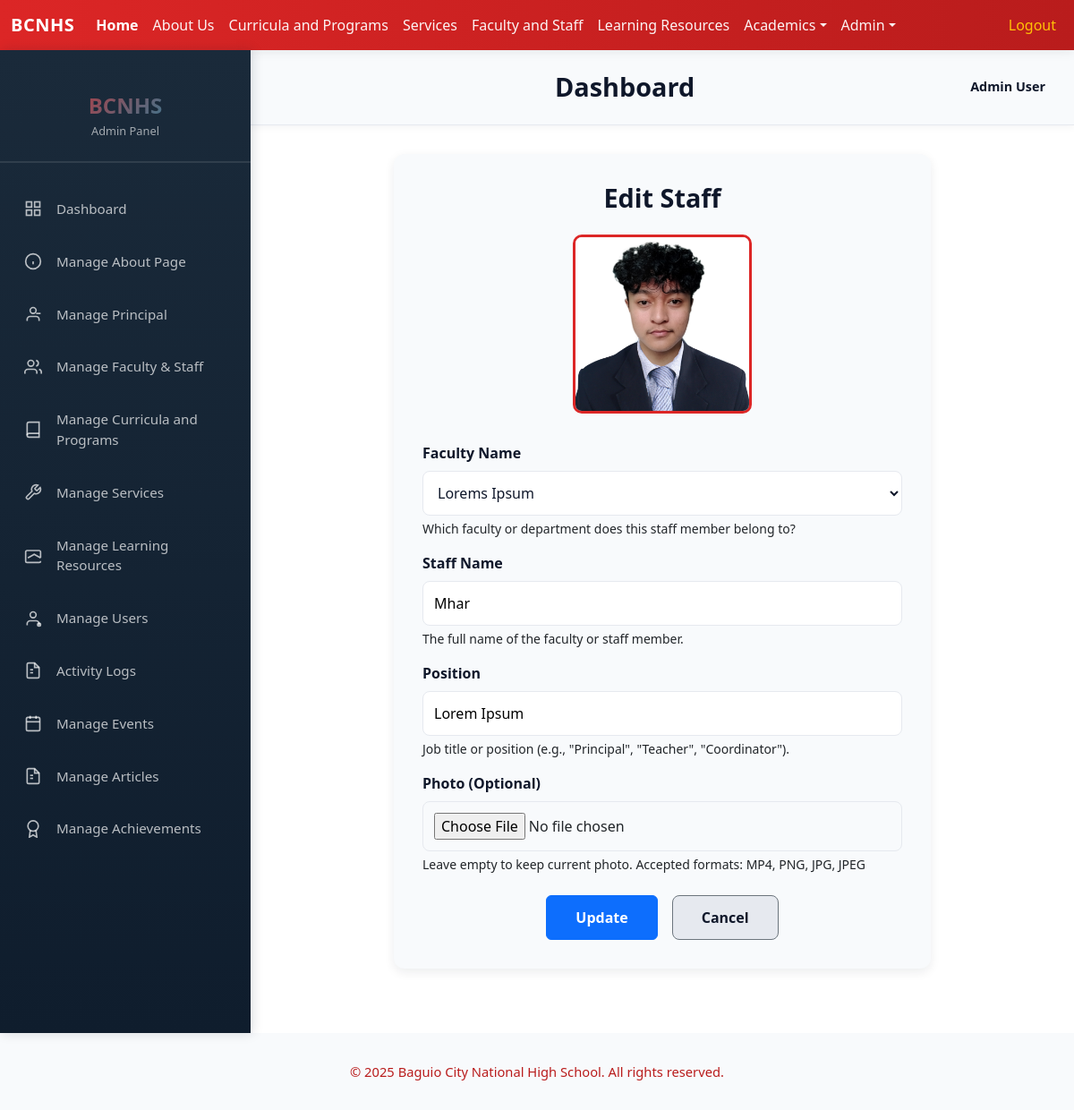
Page /admin/editFaculty.php?id=9 (signed in) on the committed database.
### tables this page shows
CREATE TABLE `faculty` (
  `id` int(11) NOT NULL,
  `name` text NOT NULL
);

### includes/auth.php (called while the page is built, shortened)
<?php
if (!function_exists('isLoggedIn')) {
function isLoggedIn() {
    return isset($_SESSION['user_id']) && isset($_SESSION['user_role']);
}
function getCurrentUser() {
    if (isLoggedIn()) {
        return [
            'id' => $_SESSION['user_id'],
            'name' => $_SESSION['user_name'],
            'email' => $_SESSION['user_email'],
            'role' => $_SESSION['user_role']
        ];
    }
    return null;
}
}
?>

### functions/functions.php (called while the page is built, shortened)
<?php
class Database {
    private $pdo;
    public function __construct() {
        $host = 'localhost';
        $user = 'root';
        $pass = '';
        $dbname = 'bcnhs';
        $charset = 'utf8mb4';
        try {
            $dsn = "mysql:host=$host;dbname=$dbname;charset=$charset";
            $options = [
                PDO::ATTR_ERRMODE            => PDO::ERRMODE_EXCEPTION,
                PDO::ATTR_DEFAULT_FETCH_MODE => PDO::FETCH_ASSOC,
                PDO::ATTR_EMULATE_PREPARES   => false,
            ];
            $this->pdo = new PDO($dsn, $user, $pass, $options);
        } catch (PDOException $e) {
            die("connection failed: " . $e->getMessage());
        }
    }
    public function getPDO() {
        return $this->pdo;
    }
}
class FacultyModule {
    private $pdo;
    public function __construct() {
        $db = new Database();
        $this->pdo = $db->getPDO();
    }
    public function fetchFaculty() {
        $fetch = $this->pdo->query("SELECT * FROM faculty");
        return $fetch->fetchAll();
    }
}
class FacultyStaffModule {
    private $pdo;
    public function __construct() {
        $db = new Database();
        $this->pdo = $db->getPDO();
    }
    public function getFacultyStaff($id) {
        $stmt = $this->pdo->prepare("SELECT * FROM `faculty-staff` WHERE id = :id");
        $stmt->execute([':id' => $id]);
        return $stmt->fetch();
    }
}
?>

### admin/editFaculty.php (the view, shortened to what this page needs)
<?php
include('../includes/auth.php');
include('../functions/functions.php');
$currentUser = getCurrentUser();
$facultyStaffModule = new FacultyStaffModule();
$facultyModule = new FacultyModule();
$id = $_GET['id'];
$staff = $facultyStaffModule->getFacultyStaff($id);
$faculties = $facultyModule->fetchFaculty();
?>
<!DOCTYPE html>
<html lang="en">
<head>
    <link href="../node_modules/bootstrap/dist/css/bootstrap.min.css" rel="stylesheet">
    <link href="../css/style.css" rel="stylesheet">
    <?php include('../includes/summernote.php'); ?>
</head>
<body>
    <?php include('../includes/header.php') ?>
    <div class="admin-body">
        <?php include('../includes/admin_sidebar.php') ?>
        <main class="admin-main">
            <div class="admin-topbar">
                <div class="topbar-left">
                    <h1 class="page-title">Dashboard</h1>
                </div>
                <div class="topbar-right">
                    <div class="admin-profile">
                        <span class="profile-name"><?php echo htmlspecialchars($currentUser['name']); ?></span>
                    </div>
                </div>
            </div>
            <div class="admin-content">
                <div class="dashboard-section">
                    <div style="background: var(--color-surface); border-radius: 12px; padding: 2rem; box-shadow: 0 4px 12px rgba(12, 22, 43, 0.08); max-width: 600px; margin: 0 auto;">
                        <h2 style="font-size: 1.8rem; font-weight: 700; color: var(--color-text); margin-bottom: 1.5rem; text-align: center;">Edit Staff</h2>
                        <div style="text-align: center; margin-bottom: 2rem;">
                            <img src="../uploads/faculty/<?php echo $staff['imgPath'] ?>" alt="Staff Photo" style="width: 200px; height: 200px; object-fit: cover; border-radius: 10px; border: 3px solid var(--color-primary);">
                        </div>
                        <form action="" method="post" enctype="multipart/form-data">
                            <div style="margin-bottom: 1rem;">
                                <label style="display: block; font-weight: 600; color: var(--color-text); margin-bottom: 0.5rem;">Faculty Name</label>
                                <select name="faculty" required style="width: 100%; padding: 0.75rem; border: 1px solid var(--color-border); border-radius: 8px; font-size: 1rem; background-color: white; color: var(--color-text);">
                                    <?php foreach ($faculties as $fac) { ?>
                                        <option value="<?php echo $fac['id'] ?>" <?php echo ($fac['id'] == $staff['faculty_id']) ? 'selected' : ''; ?>><?php echo $fac['name'] ?></option>
                                    <?php } ?>
                                </select>
                                <p style="font-size: 0.875rem; color: var(--color-text-secondary); margin-top: 0.25rem;">Which faculty or department does this staff member belong to?</p>
                            </div>
                            <div style="margin-bottom: 1rem;">
                                <label style="display: block; font-weight: 600; color: var(--color-text); margin-bottom: 0.5rem;">Staff Name</label>
                                <input type="text" value="<?php echo $staff['name'] ?>" name="name" placeholder="Enter the Name" required style="width: 100%; padding: 0.75rem; border: 1px solid var(--color-border); border-radius: 8px; font-size: 1rem;">
                                <p style="font-size: 0.875rem; color: var(--color-text-secondary); margin-top: 0.25rem;">The full name of the faculty or staff member.</p>
                            </div>
                            <div style="margin-bottom: 1rem;">
                                <label style="display: block; font-weight: 600; color: var(--color-text); margin-bottom: 0.5rem;">Position</label>
                                <input type="text" value="<?php echo $staff['position'] ?>" name="position" placeholder="Enter the Position" required style="width: 100%; padding: 0.75rem; border: 1px solid var(--color-border); border-radius: 8px; font-size: 1rem;">
                                <p style="font-size: 0.875rem; color: var(--color-text-secondary); margin-top: 0.25rem;">Job title or position (e.g., "Principal", "Teacher", "Coordinator").</p>
                            </div>
                            <div style="margin-bottom: 1.5rem;">
                                <label style="display: block; font-weight: 600; color: var(--color-text); margin-bottom: 0.5rem;">Photo (Optional)</label>
                                <input type="file" name="photo" style="width: 100%; padding: 0.75rem; border: 1px solid var(--color-border); border-radius: 8px; font-size: 1rem;">
                                <p style="font-size: 0.875rem; color: var(--color-text-secondary); margin-top: 0.25rem;">Leave empty to keep current photo. Accepted formats: MP4, PNG, JPG, JPEG</p>
                            </div>
                            <div style="display: flex; gap: 1rem; justify-content: center;">
                                <button type="submit" name="submit" class="btn btn-primary" style="padding: 0.75rem 2rem; font-weight: 600;">Update</button>
                                <a href="faculties_staff.php" class="btn btn-secondary" style="padding: 0.75rem 2rem; font-weight: 600; text-decoration: none; background: var(--color-border); color: var(--color-text); border-radius: 8px; display: inline-block;">Cancel</a>
                            </div>
                        </form>
                    </div>
                </div>
            </div>
        </main>
    </div>
    <?php
    include('../includes/footer.php'); ?>
</body>
</html>

### css/style.css (style rules this page uses)
:root { --color-primary: #dc2626; --color-primary-600: #b91c1c; --color-primary-100: #ffe6e6; --color-secondary: #0891b2; --color-secondary-600: #046e75; --color-accent: #f97316; --color-bg: #ffffff; --color-surface: #f8fafc; --color-muted: #6b7280; --color-text: #0f172a; --color-border: #e6e9ef; --color-muted-200: #9ca3af; }
body { color: var(--color-text); background: var(--color-bg); }
a { color: var(--color-primary); }
.page-title { text-align: center; margin: 0 0 1rem 0; }
.section-title, .curricula-section .section-header h2, .page-title { color: var(--color-text); }
.btn-primary, .btn-primary:visited { background-color: var(--color-primary); border-color: var(--color-primary); }
.admin-body { display: flex; margin: 0; padding: 0; background: var(--color-bg); min-height: calc(100vh - 80px); }
.admin-main { flex: 1; display: flex; flex-direction: column; min-height: auto; }
.admin-topbar { background: var(--color-surface); padding: 1.5rem 2rem; display: flex; justify-content: space-between; align-items: center; border-bottom: 1px solid var(--color-border); box-shadow: 0 2px 8px rgba(12, 22, 43, 0.05); }
.topbar-left { flex: 1; }
.page-title { font-size: 1.8rem; font-weight: 700; color: var(--color-text); margin: 0; }
.topbar-right { display: flex; align-items: center; gap: 2rem; }
.admin-profile { display: flex; align-items: center; gap: 0.75rem; }
.profile-name { font-size: 0.9rem; font-weight: 600; color: var(--color-text); }
.admin-content { flex: 1; padding: 2rem; overflow-y: auto; }
.dashboard-section { margin-bottom: 2.5rem; }

### rows in the picture
faculty-staff: imgPath (picture), faculty "Lorems Ipsum", name "Mhar", position "Lorem Ipsum"

### other values in the picture
$currentUser['name'] "Admin User"
